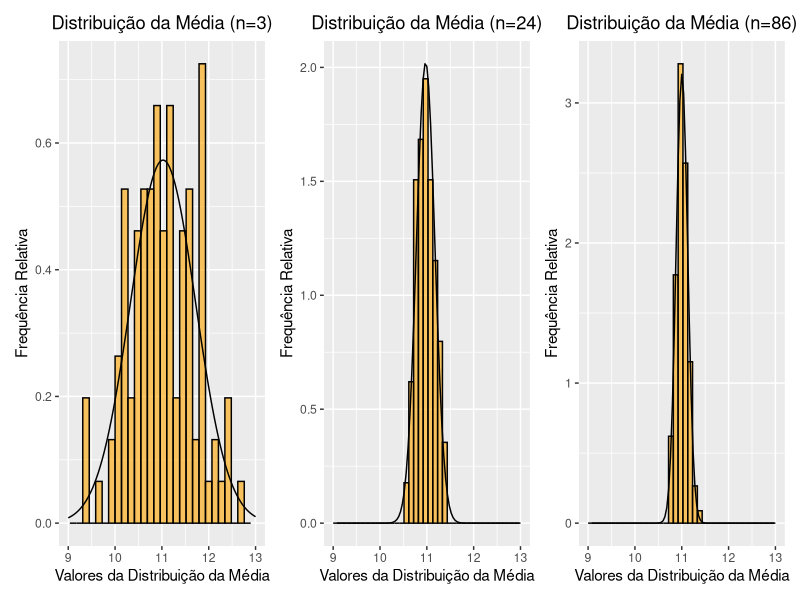

This chart was generated by the following R code:
library(ggplot2)
library(patchwork)
set.seed(1103)

m <- 110;  n <- c(3, 24, 86);  medias <- list();  medias <- matrix(nrow=m, ncol=3)

for(i in 1:3) {
  set.seed(1103)
  matriz.amostras <- matrix(nrow=m, ncol=n[i])
  for(j in 1:m) {
    matriz.amostras[j,] <- runif(n[i], 9, 13); medias[j,i] <- mean(matriz.amostras[j,])
  }
}
df <- data.frame(v1=unlist(medias[,1], use.names = FALSE), v2=unlist(medias[,2], use.names = FALSE), v3=unlist(medias[,3], use.names = FALSE))

p1 <- ggplot(df, aes(v1)) + geom_histogram(aes(y=stat(density)),color="black", alpha=0.6, fill="orange", bins = 30) + 
  labs(x="Valores da Distribuição da Média", y="Frequência Relativa") + ggtitle("Distribuição da Média (n=3)") + xlim(9, 13) + theme(plot.title = element_text(hjust = 0.5)) + stat_function(fun=dnorm, args=list(mean=mean(df$v1), sd=sd(df$v1)))
p2 <- ggplot(df, aes(v2)) + geom_histogram(aes(y=stat(density)), color="black", alpha=0.6, fill="orange", bins = 40) +
  labs(x="Valores da Distribuição da Média", y="Frequência Relativa") + ggtitle("Distribuição da Média (n=24)") + xlim(9, 13) + theme(plot.title = element_text(hjust = 0.5)) + stat_function(fun=dnorm, args=list(mean=mean(df$v2), sd=sd(df$v2)))
p3 <- ggplot(df, aes(v3)) +  geom_histogram(aes(y=stat(density)), color="black", alpha=0.6, fill="orange", bins = 40) + 
  labs(x="Valores da Distribuição da Média", y="Frequência Relativa") + ggtitle("Distribuição da Média (n=86)") + xlim(9, 13) + theme(plot.title = element_text(hjust = 0.5)) + stat_function(fun=dnorm, args=list(mean=mean(df$v3), sd=sd(df$v3)))
p1 + p2 + p3
